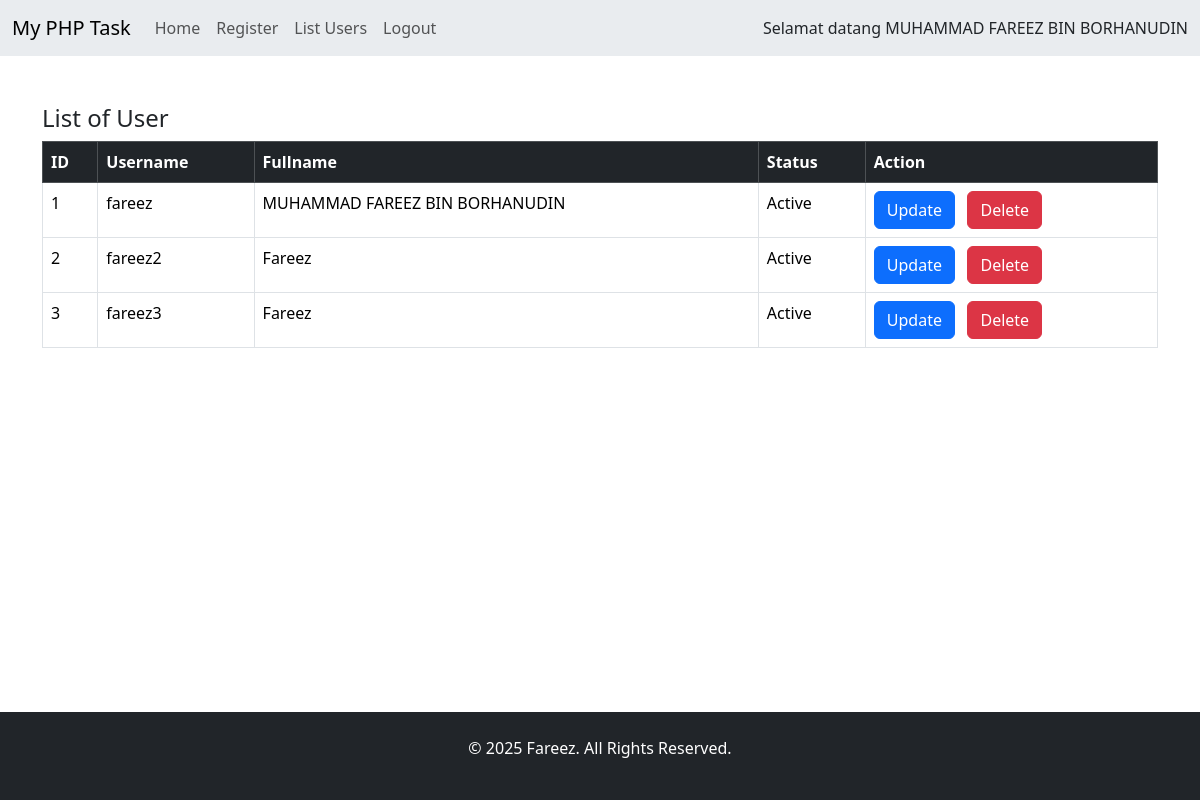
Screenshot of /list.php (signed in) with the database file from the repository.
### tables this page shows
CREATE TABLE `tbluser` (
  `id` int NOT NULL,
  `username` varchar(50) NOT NULL,
  `password` varchar(225) NOT NULL,
  `fullname` varchar(225) NOT NULL,
  `dob` date NOT NULL,
  `isActive` tinyint(1) NOT NULL,
  `email` varchar(255) NOT NULL,
  `created_at` timestamp NOT NULL DEFAULT CURRENT_TIMESTAMP
);

### list.php (the view, shortened to what this page needs)
<?php
  include_once "include/db_connect.php";
     include_once "include/header.php";
?>
<h4>List of User</h4>
<table class="table table-bordered">
    <thead class="table-dark">
        <th>ID</th>
        <th>Username</th>
        <th>Fullname</th>
        <th>Status</th>
        <th>Action</th>
    </thead>
    <tbody>
        <?php
        $sql = "SELECT * from tblUser";
        $result = mysqli_query($conn, $sql);
        while ($row = mysqli_fetch_assoc($result)) { ?>
        <tr>
            <td><?php echo $row['id'];?></td>
            <td><?php echo htmlspecialchars($row['username']);?></td>
            <td><?php echo htmlspecialchars($row['fullname']);?></td>
            <td><?php echo $row['isActive'] ? 'Active' : 'Inactive';?></td>
            <td>
                <a href="update.php" class="btn btn-primary"> Update </a> &nbsp;
                <a href ="delete.php" class="btn btn-danger"> Delete </a></td>
        </tr>
        <?php }   ?>
    </tbody>
</table>
<?php
include_once "include/footer.php";
?>

### include/header.php (shortened to what this page needs)
<!DOCTYPE html>
<html lang="en">
<head>
    <link href="https://cdn.jsdelivr.net/npm/bootstrap@5.3.7/dist/css/bootstrap.min.css" rel="stylesheet">
</head>
<body>
    <div class="content-wrapper">
        <nav class="navbar navbar-expand-lg bg-body-secondary">
            <div class="container-fluid">
                <a class="navbar-brand" href="index.php">My PHP Task</a>
                <div class="collapse navbar-collapse" id="navbarSupportedContent">
                    <ul class="navbar-nav me-auto mb-2 mb-lg-0 d-flex">
                        <li class="nav-item">
                            <a class="nav-link" aria-current="page" href="index.php">Home</a>
                        </li>
                        <li class="nav-item">
                            <a class="nav-link" href="register.php">Register</a>
                        </li>
                        <li class="nav-item">
                            <a class="nav-link" href="list.php">List Users</a>
                        </li>
                         <li class="nav-item">
                            <a class="nav-link" href="logout.php">Logout</a>
                        </li>
                    </ul>
                </div>
                <?php
            if (isset($_SESSION['isLoggedin'])) { ?>
                Selamat datang <?= $_SESSION['ss_fullname'] ?>
             <?php  } ?>
            </div>
        </nav>
        <div class="container mt-5">
            <div class="row mt-5">
                <div class="col-md-12">

### include/footer.php (shortened to what this page needs)
</div>
</div>
</div>
</div>
<footer class="footer bg-dark text-white text-center py-4">
    <div class="container">
        <p>&copy; <?php echo date("Y"); ?> Fareez. All Rights Reserved.</p>
    </div>
</footer>
</body>
</html>

### include/header.php (style rules this page uses)
html, body { height: 100%; }
body { min-height: 100vh; display: flex; flex-direction: column; }
.content-wrapper { flex: 1 0 auto; }
.footer { flex-shrink: 0; margin-top: 35px; }

### rows the page displays
tbluser: id "1", username "fareez", fullname "MUHAMMAD FAREEZ BIN BORHANUDIN", isActive "Active"
tbluser: id "2", username "fareez2", fullname "Fareez", isActive "Active"
tbluser: id "3", username "fareez3", fullname "Fareez", isActive "Active"

### other values shown
$_SESSION['ss_fullname'] "MUHAMMAD FAREEZ BIN BORHANUDIN"
